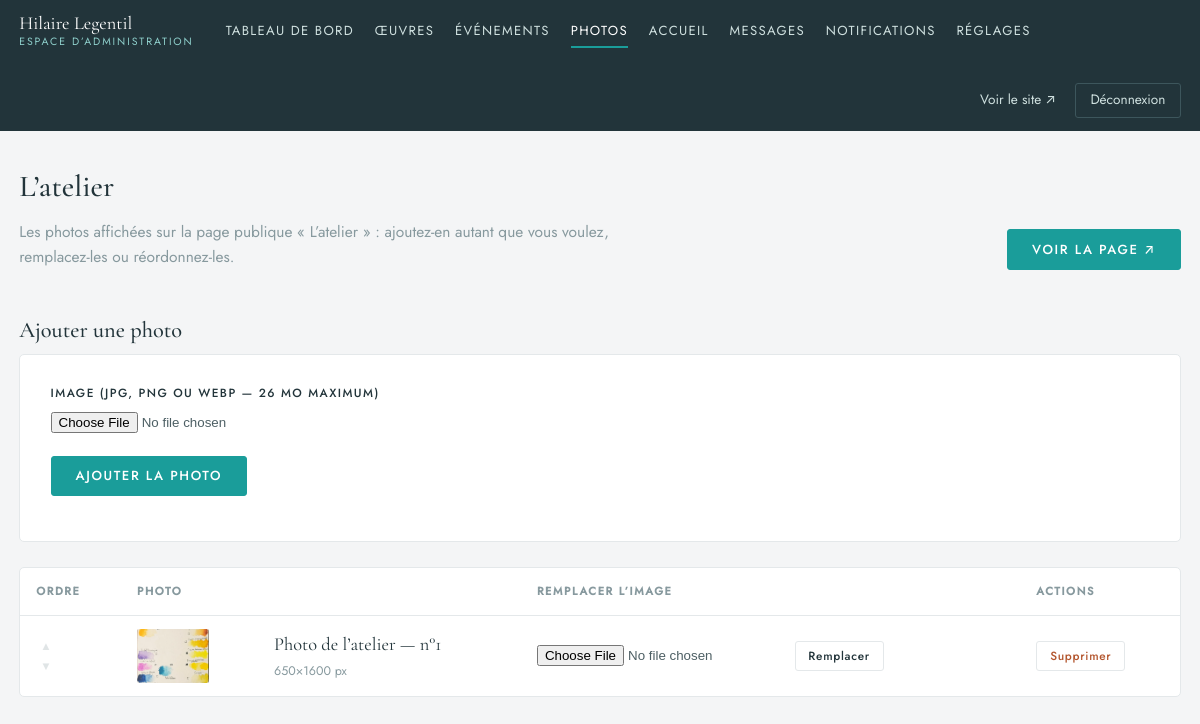
/admin/atelier (signed in), run on the app's committed database.
### tables this page shows
CREATE TABLE atelier(
    id INTEGER PRIMARY KEY AUTOINCREMENT,
    folder TEXT UNIQUE NOT NULL, img_w INTEGER, img_h INTEGER,
    position INTEGER NOT NULL, kind TEXT NOT NULL DEFAULT 'vif');

### app.py (the view, shortened to what this page needs)
@app.route("/admin/atelier", methods=["GET", "POST"])
@require_admin
def admin_atelier():
    conn = db.connect()
    photos = conn.execute("SELECT * FROM atelier WHERE kind='palette' "
                          "ORDER BY position, id").fetchall()
    conn.close()
    return render_template("admin/atelier.html", photos=photos)

### app.py (called while the page is built)
@app.context_processor
def inject_globals():
    s = db.get_settings()
    hl_works = get_works()
    return {
        "SITE": SITE,
        "S": s,
        "admin_user": auth.current_admin(),
        "csrf": auth.csrf_token(),
        "year": date.today().year,
        "map_center": [49.4894, -1.5048],   # Yvetot-Bocage (Normandie)
        "map_radius": 75000,                # 75 km
        "hl_slugs": ",".join(w["slug"] for w in hl_works),
        "hl_total": len(hl_works),
        "vapid_pub": VAPID_PUB,
    }

def get_works(only_published=True):
    conn = db.connect()
    q = "SELECT * FROM works"
    if only_published:
        q += " WHERE published = 1"
    q += " ORDER BY position, id"
    rows = conn.execute(q).fetchall()
    conn.close()
    return rows

def require_admin(f):
    from functools import wraps
    @wraps(f)
    def wrapper(*args, **kwargs):
        if not auth.current_admin():
            return redirect(url_for("admin_login"))
        return f(*args, **kwargs)
    return wrapper

@app.after_request
def security_headers(resp):
    resp.headers.setdefault("X-Content-Type-Options", "nosniff")
    resp.headers.setdefault("Referrer-Policy", "strict-origin-when-cross-origin")
    resp.headers.setdefault("Permissions-Policy", "geolocation=(), microphone=(), camera=()")
    return resp

### auth.py (called while the page is built)
def current_admin():
    return session.get("admin_user") if session.get("admin_auth") else None

def csrf_token():
    if "csrf" not in session:
        session["csrf"] = secrets.token_hex(16)
    return session["csrf"]

### db.py (called while the page is built)
def connect():
    os.makedirs(DATA_DIR, exist_ok=True)
    conn = sqlite3.connect(DB_PATH)
    conn.row_factory = sqlite3.Row
    conn.execute("PRAGMA foreign_keys=ON")
    return conn

def get_settings():
    conn = connect()
    rows = conn.execute("SELECT key, value FROM settings").fetchall()
    conn.close()
    return {r["key"]: r["value"] for r in rows}

### templates/admin/atelier.html (shortened to what this page needs)
{% extends "admin/base_admin.html" %}
{% block content %}
<div class="admin-page-head">
  <div>
    <h1>L’atelier</h1>
    <p class="admin-sub">Les photos affichées sur la page publique
       «&nbsp;L’atelier&nbsp;»&nbsp;: ajoutez-en autant que vous voulez,
       remplacez-les ou réordonnez-les.</p>
  </div>
  <a class="btn-primary" href="{{ url_for('atelier') }}" target="_blank" rel="noopener">Voir la page ↗</a>
</div>
<div class="admin-section">
  <h2>Ajouter une photo</h2>
  <form method="post" enctype="multipart/form-data" class="form-card">
    <div class="field">
      <label for="at-image">Image (JPG, PNG ou WebP — 26&nbsp;Mo maximum)</label>
      <input id="at-image" name="image" type="file" accept=".jpg,.jpeg,.png,.webp" required>
    </div>
    <p><button class="btn-primary" type="submit">Ajouter la photo</button></p>
  </form>
</div>
{% if photos %}
<div class="table-wrap">
  <table class="admin-table">
    <thead>
      <tr>
        <th class="col-order">Ordre</th>
        <th colspan="2">Photo</th>
        <th>Remplacer l’image</th>
        <th class="col-actions">Actions</th>
      </tr>
    </thead>
    <tbody>
      {% for a in photos %}
      <tr>
        <td class="col-order">
          <form method="post" class="inline">
            <button class="icon-btn" name="dir" value="up" title="Monter" {{ 'disabled' if loop.first }} aria-label="Monter la photo n°{{ loop.index }}">▲</button>
            <button class="icon-btn" name="dir" value="down" title="Descendre" {{ 'disabled' if loop.last }} aria-label="Descendre la photo n°{{ loop.index }}">▼</button>
          </form>
        </td>
        <td class="col-thumb">
          <img src="/uploads/atelier/{{ a.folder }}/medium.webp" alt="" width="72" loading="lazy">
        </td>
        <td class="col-title">
          <span class="row-title">Photo de l’atelier — n°{{ loop.index }}</span>
          <span class="row-meta">{{ a.img_w }}×{{ a.img_h }} px</span>
        </td>
        <td>
          <form method="post" enctype="multipart/form-data" class="inline">
            <input type="file" name="image" accept=".jpg,.jpeg,.png,.webp" required
                   aria-label="Nouvelle image pour la photo n°{{ loop.index }}">
            <button class="btn-tiny" type="submit">Remplacer</button>
          </form>
        </td>
        <td class="col-actions">
          <form method="post" class="inline"
                onsubmit="return confirm('Supprimer définitivement cette photo ?')">
            <button class="btn-tiny btn-danger" type="submit">Supprimer</button>
          </form>
        </td>
      </tr>
      {% endfor %}
    </tbody>
  </table>
</div>
{% else %}
<p class="admin-empty">Aucune photo pour l’instant — ajoutez la première ci-dessus.</p>
{% endif %}
{% endblock %}

### static/css/admin.css (style rules this page uses)
:root { --bg:#f4f5f6; --card:#ffffff; --ink:#22343a; --text:#4d5f64; --muted:#87999e; --teal:#1a9d9a; --teal-ink:#0e7b78; --line:#e4e8ea; --danger:#b3552d; --ok:#1a9d9a; --serif:"Cormorant Garamond", Georgia, serif; --sans:"Jost", system-ui, -apple-system, "Segoe UI", sans-serif; }
* { box-sizing:border-box; }
body { margin:0; background:var(--bg); color:var(--text); font:400 15.5px/1.6 var(--sans); -webkit-font-smoothing:antialiased; }
a { color:var(--teal-ink); text-decoration:none; }
h1,h2 { font-family:var(--serif); color:var(--ink); font-weight:500; margin:0 0 .3em; }
h1 { font-size:1.9rem; }
h2 { font-size:1.4rem; }
.admin-page-head { display:flex; justify-content:space-between; align-items:flex-end; gap:1.5rem; flex-wrap:wrap; margin-bottom:1.8rem; }
.admin-sub { margin:.2rem 0 0; color:var(--muted); max-width:640px; }
.admin-section { margin-top:2.6rem; }
.btn-primary, .btn-secondary { display:inline-block; font:500 .82rem/1 var(--sans); letter-spacing:.12em; text-transform:uppercase; padding:.8rem 1.5rem; border-radius:3px; cursor:pointer; border:1px solid var(--teal); transition:all .25s; text-decoration:none; }
.btn-primary { background:var(--teal); color:#fff; }
.btn-tiny { font:500 .74rem/1 var(--sans); letter-spacing:.06em; padding:.5rem .8rem; border-radius:3px; border:1px solid var(--line); background:var(--card); color:var(--ink); cursor:pointer; text-decoration:none; display:inline-block; }
.btn-danger { color:var(--danger); }
.icon-btn { background:none; border:0; color:var(--muted); cursor:pointer; font-size:.72rem; padding:.25rem; display:block; }
.icon-btn:disabled { opacity:.25; cursor:default; }
.table-wrap { background:var(--card); border:1px solid var(--line); border-radius:5px; overflow-x:auto; }
.admin-table { width:100%; border-collapse:collapse; min-width:760px; }
.admin-table th { text-align:left; font-size:.7rem; letter-spacing:.14em; text-transform:uppercase; color:var(--muted); padding:.9rem 1rem; border-bottom:1px solid var(--line); }
.admin-table td { padding:.8rem 1rem; border-bottom:1px solid var(--line); vertical-align:middle; }
.admin-table tr:last-child td { border-bottom:0; }
.col-thumb img { width:72px; height:54px; object-fit:cover; border-radius:2px; display:block; }
.row-title { font-family:var(--serif); font-size:1.15rem; color:var(--ink); }
.row-meta { display:block; font-size:.78rem; color:var(--muted); margin-top:.15rem; }
.col-actions, .col-order { white-space:nowrap; }
.inline { display:inline; }
.form-card { background:var(--card); border:1px solid var(--line); border-radius:5px; padding:1.8rem 1.9rem; margin-bottom:1.6rem; }
.field { margin-bottom:1.3rem; }
label { display:block; font-size:.74rem; letter-spacing:.12em; text-transform:uppercase; color:var(--ink); margin-bottom:.45rem; font-weight:500; }

### data on the page
atelier: folder (picture), img_w "650", img_h "1600"
